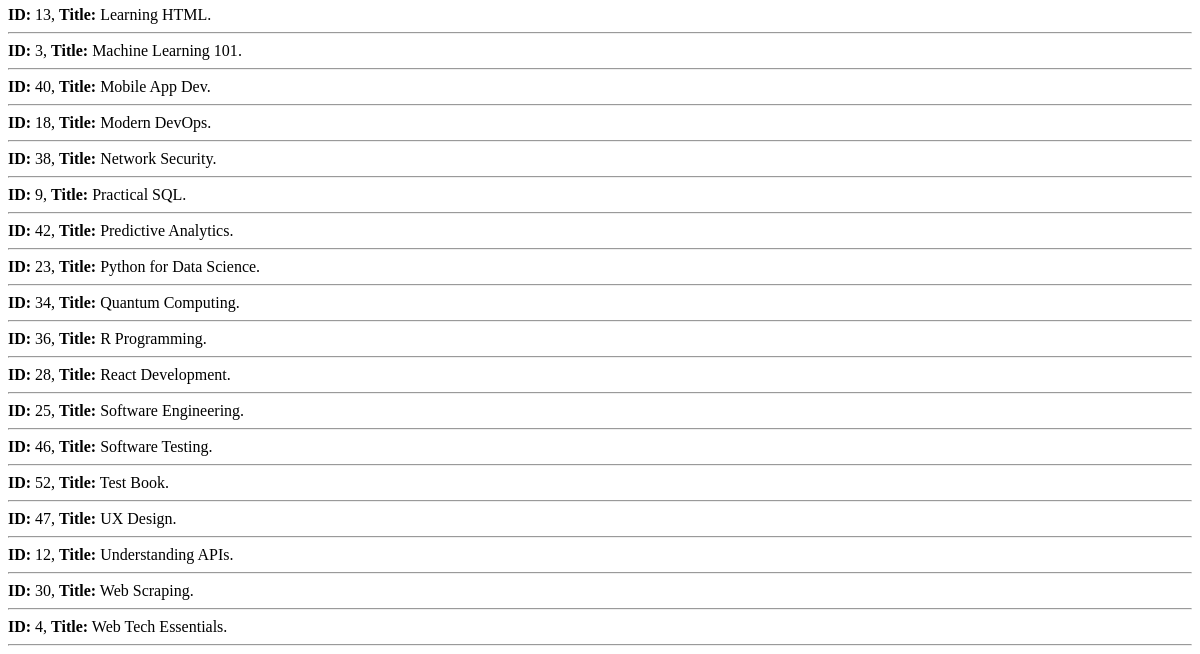
The app's page /books/lab8/task4 (lower part), older data.
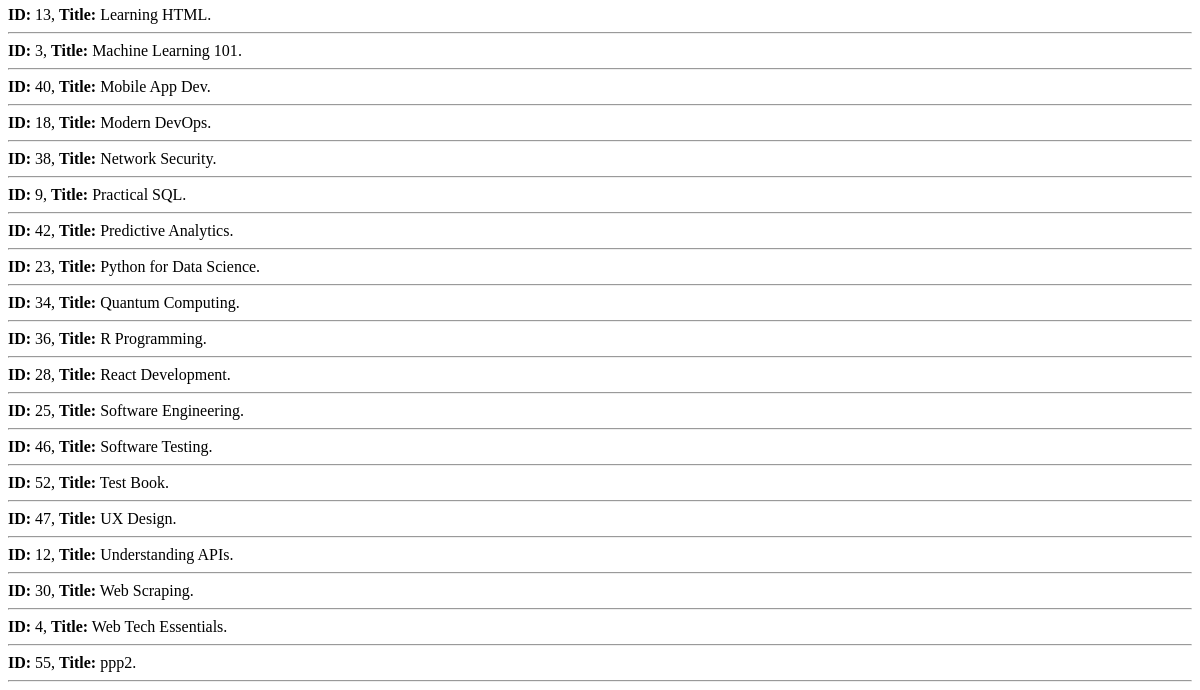
The same page, newer data.
### apps/bookmodule/models.py (models this page shows)
class Book(models.Model):
    title = models.CharField(max_length = 50)
    author = models.CharField(max_length = 50)
    price = models.FloatField(default = 0.0)
    edition = models.SmallIntegerField(default = 1)

### apps/bookmodule/views.py (the view)
# urls.py: path('lab8/task4', views.lab8_task4, name="books.lab8_task4"),
def lab8_task4(request):
    books = Book.objects.order_by('title')
    return render(request, 'bookmodule/lab8_task4.html', {'books': books})

### apps/templates/bookmodule/lab8_task4.html (shortened to what this page needs)
{% extends "layouts/base.html" %}
{% block content %}
    {% for obj in books %}
        <b>ID:</b> {{obj.id}}, <b>Title:</b> {{obj.title}}.
        <hr>
    {% endfor %}
{% endblock content %}

Row changes from the older to the newer data that the page shows:
added Book: id "55", title "ppp2"
